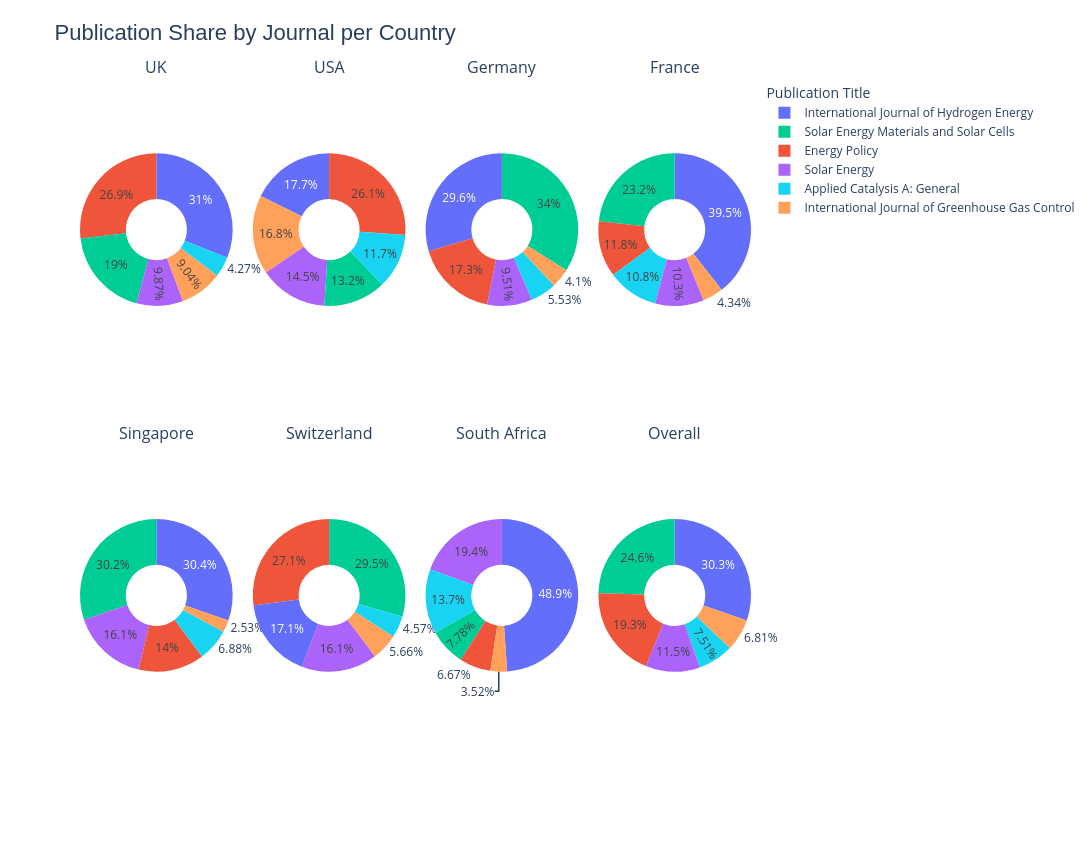

Notebook code for this chart:
### Code cell
from plotly.subplots import make_subplots
import plotly.graph_objects as go

# Filter only target countries (to avoid overcrowding)
target_countries = ['UK', 'USA', 'Germany', 'France', 'Singapore', 'Switzerland', 'South Africa']
filtered_df = df[df['Country'].isin(target_countries)]

# Set up subplots
rows = 2
cols = 4
fig = make_subplots(
    rows=rows,
    cols=cols,
    specs=[[{'type': 'domain'}]*cols]*rows,
    subplot_titles=target_countries + ['Overall'],
    horizontal_spacing=0.03,
    vertical_spacing=0.1
)

# Plot per country
for idx, country in enumerate(target_countries):
    row = idx // cols + 1
    col = idx % cols + 1

    df_country = filtered_df[filtered_df['Country'] == country]
    counts = df_country['Publication Title'].value_counts()

    fig.add_trace(
        go.Pie(
            labels=counts.index,
            values=counts.values,
            hole=0.4,
            textinfo='percent',
            hoverinfo='label+percent+value',
            showlegend=False
        ),
        row=row, col=col
    )

# Add an overall plot
row = 2
col = 4
counts_all = filtered_df['Publication Title'].value_counts()

fig.add_trace(
    go.Pie(
        labels=counts_all.index,
        values=counts_all.values,
        hole=0.4,
        textinfo='percent',
        hoverinfo='label+percent+value',
        showlegend=True
    ),
    row=row, col=col
)

fig.update_layout(
    title_text="Publication Share by Journal per Country",
    title_font=dict(size=22, family='Arial'),
    legend_title_text='Publication Title',
    legend_font=dict(size=12),
    margin=dict(t=80, b=40),
    paper_bgcolor='rgba(0,0,0,0)',  # Transparent background
    plot_bgcolor='rgba(0,0,0,0)',   # Transparent plot area (optional for pies)
    height=850,
    width=1300
)

fig.show()

### Figure 1 — Plotly figure (JSON) as saved in the notebook; plotly's stock layout.template omitted (floating-point values rounded to 4 significant figures)
{"data": [{"domain": {"x": [0, 0.2275], "y": [0.55, 1]}, "hole": 0.4, "hoverinfo": "label+percent+value", "labels": ["International Journal of Hydrogen Energy", "Energy Policy", "Solar Energy Materials and Solar Cells", "Solar Energy", "International Journal of Greenhouse Gas Control", "Applied Catalysis A: General"], "showlegend": false, "textinfo": "percent", "type": "pie", "values": [1046, 906, 640, 333, 305, 144]}, {"domain": {"x": [0.2575, 0.485], "y": [0.55, 1]}, "hole": 0.4, "hoverinfo": "label+percent+value", "labels": ["Energy Policy", "International Journal of Hydrogen Energy", "International Journal of Greenhouse Gas Control", "Solar Energy", "Solar Energy Materials and Solar Cells", "Applied Catalysis A: General"], "showlegend": false, "textinfo": "percent", "type": "pie", "values": [585, 397, 376, 325, 296, 261]}, {"domain": {"x": [0.515, 0.7425], "y": [0.55, 1]}, "hole": 0.4, "hoverinfo": "label+percent+value", "labels": ["Solar Energy Materials and Solar Cells", "International Journal of Hydrogen Energy", "Energy Policy", "Solar Energy", "Applied Catalysis A: General", "International Journal of Greenhouse Gas Control"], "showlegend": false, "textinfo": "percent", "type": "pie", "values": [1724, 1502, 879, 483, 281, 208]}, {"domain": {"x": [0.7725, 1], "y": [0.55, 1]}, "hole": 0.4, "hoverinfo": "label+percent+value", "labels": ["International Journal of Hydrogen Energy", "Solar Energy Materials and Solar Cells", "Energy Policy", "Applied Catalysis A: General", "Solar Energy", "International Journal of Greenhouse Gas Control"], "showlegend": false, "textinfo": "percent", "type": "pie", "values": [1417, 834, 425, 389, 370, 156]}, {"domain": {"x": [0, 0.2275], "y": [0, 0.45]}, "hole": 0.4, "hoverinfo": "label+percent+value", "labels": ["International Journal of Hydrogen Energy", "Solar Energy Materials and Solar Cells", "Solar Energy", "Energy Policy", "Applied Catalysis A: General", "International Journal of Greenhouse Gas Control"], "showlegend": false, "textinfo": "percent", "type": "pie", "values": [300, 298, 159, 138, 68, 25]}, {"domain": {"x": [0.2575, 0.485], "y": [0, 0.45]}, "hole": 0.4, "hoverinfo": "label+percent+value", "labels": ["Solar Energy Materials and Solar Cells", "Energy Policy", "International Journal of Hydrogen Energy", "Solar Energy", "International Journal of Greenhouse Gas Control", "Applied Catalysis A: General"], "showlegend": false, "textinfo": "percent", "type": "pie", "values": [297, 273, 172, 162, 57, 46]}, {"domain": {"x": [0.515, 0.7425], "y": [0, 0.45]}, "hole": 0.4, "hoverinfo": "label+percent+value", "labels": ["International Journal of Hydrogen Energy", "Solar Energy", "Applied Catalysis A: General", "Solar Energy Materials and Solar Cells", "Energy Policy", "International Journal of Greenhouse Gas Control"], "showlegend": false, "textinfo": "percent", "type": "pie", "values": [264, 105, 74, 42, 36, 19]}, {"domain": {"x": [0.7725, 1], "y": [0, 0.45]}, "hole": 0.4, "hoverinfo": "label+percent+value", "labels": ["International Journal of Hydrogen Energy", "Solar Energy Materials and Solar Cells", "Energy Policy", "Solar Energy", "Applied Catalysis A: General", "International Journal of Greenhouse Gas Control"], "showlegend": true, "textinfo": "percent", "type": "pie", "values": [5098, 4131, 3242, 1937, 1263, 1146]}], "layout": {"annotations": [{"font": {"size": 16}, "showarrow": false, "text": "UK", "x": 0.1138, "xanchor": "center", "xref": "paper", "y": 1, "yanchor": "bottom", "yref": "paper"}, {"font": {"size": 16}, "showarrow": false, "text": "USA", "x": 0.3712, "xanchor": "center", "xref": "paper", "y": 1, "yanchor": "bottom", "yref": "paper"}, {"font": {"size": 16}, "showarrow": false, "text": "Germany", "x": 0.6288, "xanchor": "center", "xref": "paper", "y": 1, "yanchor": "bottom", "yref": "paper"}, {"font": {"size": 16}, "showarrow": false, "text": "France", "x": 0.8862, "xanchor": "center", "xref": "paper", "y": 1, "yanchor": "bottom", "yref": "paper"}, {"font": {"size": 16}, "showarrow": false, "text": "Singapore", "x": 0.1138, "xanchor": "center", "xref": "paper", "y": 0.45, "yanchor": "bottom", "yref": "paper"}, {"font": {"size": 16}, "showarrow": false, "text": "Switzerland", "x": 0.3712, "xanchor": "center", "xref": "paper", "y": 0.45, "yanchor": "bottom", "yref": "paper"}, {"font": {"size": 16}, "showarrow": false, "text": "South Africa", "x": 0.6288, "xanchor": "center", "xref": "paper", "y": 0.45, "yanchor": "bottom", "yref": "paper"}, {"font": {"size": 16}, "showarrow": false, "text": "Overall", "x": 0.8862, "xanchor": "center", "xref": "paper", "y": 0.45, "yanchor": "bottom", "yref": "paper"}], "height": 850, "legend": {"font": {"size": 12}, "title": {"text": "Publication Title"}}, "margin": {"b": 40, "t": 80}, "paper_bgcolor": "rgba(0,0,0,0)", "plot_bgcolor": "rgba(0,0,0,0)", "title": {"font": {"family": "Arial", "size": 22}, "text": "Publication Share by Journal per Country"}, "width": 1300}}
